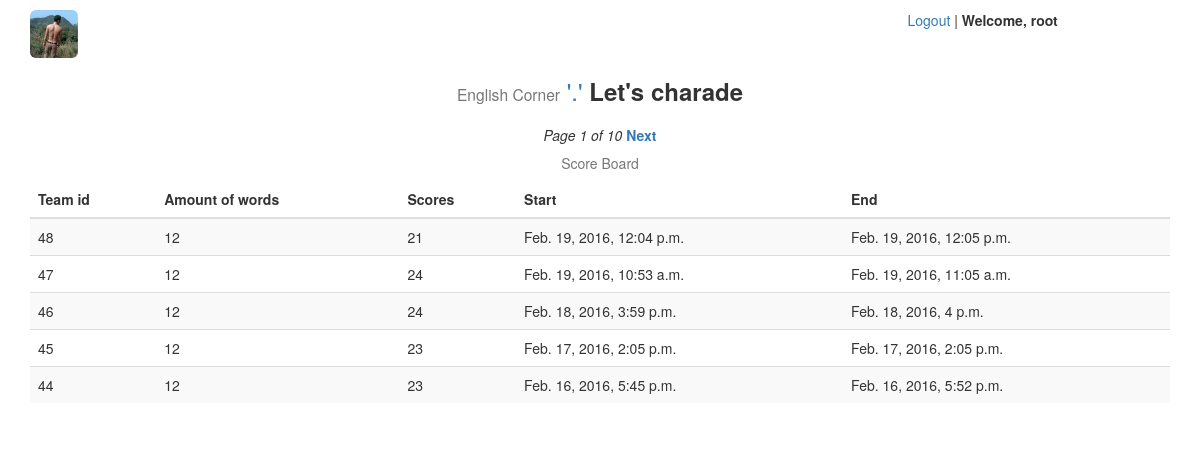
/charade/board/ (signed in), run on the app's committed database.
### charade/models.py (models this page shows, shortened)
@python_2_unicode_compatible
class GameScoreBoard(models.Model):
    amount = models.IntegerField('单词总数', default=0)
    scores = models.IntegerField('总得分', default=0)
    dt_start = models.DateTimeField('开始时间', auto_now_add=True)
    dt_end = models.DateTimeField('结束时间', auto_now=True)

### charade/views.py (the view)
@login_required
def game_board(request):
    game_score_board = GameScoreBoard.objects.order_by('-dt_start')
    paginator = Paginator(game_score_board, 5)
    page = request.GET.get('page')
    try:
        board = paginator.page(page)
    except PageNotAnInteger:
        board = paginator.page(1)
    except EmptyPage:
        board = paginator.page(paginator.num_pages)
    context = {'board': board}
    return render(request, 'charade/board.html', context)

### charade/templates/charade/board.html (shortened to what this page needs)
{% extends 'charade/base.html' %}
{% load i18n %}
{% block content %}
{% if board %}
<div class="row text-center">
    <em>Page {{ board.number }} of {{ board.paginator.num_pages }}</em>
    {% if board.has_next %}
    <strong>
        <a href="?page={{ board.next_page_number }}">{% trans 'Next' %}</a>
    </strong>
    {% endif %}
</div>
<div class="table-responsive">
    <table class="table table-striped">
        <caption class="text-center">{% trans 'Score Board' %}</caption>
        <thead>
            <tr>
                <th>{% trans 'Team id' %}</th>
                <th>{% trans 'Amount of words' %}</th>
                <th>{% trans 'Scores' %}</th>
                <th>{% trans 'Start' %}</th>
                <th>{% trans 'End' %}</th>
            </tr>
        </thead>
        <tbody>
        {% for b in board %}
            <tr>
                <td>{{ b.id }}</a></td>
                <td>{{ b.amount }}</a></td>
                <td>{{ b.scores }}</a></td>
                <td>{{ b.dt_start }}</a></td>
                <td>{{ b.dt_end }}</a></td>
            </tr>
        {% endfor %}
        </tbody>
    </table>
</div>
{% else %}
<div class="row">
    <h1><p class="text-danger text-center">{% trans 'Not available' %}.</p></h1>
</div>
{% endif %}
{% endblock %}

### charade/templates/charade/base.html (shortened to what this page needs)
{% load i18n staticfiles %}
<!DOCTYPE html>
<html xmlns="http://www.w3.org/1999/xhtml">
<head>
    <link rel="stylesheet" href="{% static 'charade/css/bootstrap.min.css' %}">
    <link rel="stylesheet" href="{% static 'charade/css/charade-base.css' %}">
</head>
<body>
<div class="container">
    <div class="row">
    </div>
    <div class="row">
        <div class="col-xs-3 col-sm-3">
            <a href="/">
                <img class="img-rounded img-avatar" src="{% static 'charade/images/avatar.jpg' %}" alt="Home" title="Back Home? Click me."></img>
            </a>
        </div>
        <div class="col-xs-6 col-sm-6">
        </div>
        <div class="col-xs-3 col-sm-3">
        {% if user.is_authenticated %}
            <a href="{% url 'accounts:logout' %}" title="logout">{% trans 'Logout' %}</a>
            |<strong>
            {% trans 'Welcome' %}, {{ user.username }}
            </strong>
        {% endif %}
        </div>
    </div>
    <div class="row">
        <div class="col-xs-3 col-sm-3">
        </div>
        <div class="col-xs-6 col-sm-6">
            <h3 id="tips" class="text-center">
                <small id="tips1">English Corner</small>
                <a href="{% url 'charade:show_about' %}" title="About">'.'</a>
                <strong id="tips2">Let's charade</strong>
            </h3>
        </div>
        <div class="col-xs-3 col-sm-3">
        </div>
    </div>
    <div class="row">
        <div class="col-xs-6 col-sm-6">
        </div>
        <div class="col-xs-6 col-sm-6">
        </div>
    </div>
    {% block content %}{% endblock %}
</div>
</body>
</html>

### charade/static/charade/css/charade-base.css (style rules this page uses)
.img-avatar { width: 48px; height: 48px; }

### data on the page
GameScoreBoard: id "48", amount "12", scores "21", dt_start "Feb. 19, 2016, 12:04 p.m.", dt_end "Feb. 19, 2016, 12:05 p.m."
GameScoreBoard: id "47", amount "12", scores "24", dt_start "Feb. 19, 2016, 10:53 a.m.", dt_end "Feb. 19, 2016, 11:05 a.m."
GameScoreBoard: id "46", amount "12", scores "24", dt_start "Feb. 18, 2016, 3:59 p.m.", dt_end "Feb. 18, 2016, 4 p.m."
GameScoreBoard: id "45", amount "12", scores "23", dt_start "Feb. 17, 2016, 2:05 p.m.", dt_end "Feb. 17, 2016, 2:05 p.m."
GameScoreBoard: id "44", amount "12", scores "23", dt_start "Feb. 16, 2016, 5:45 p.m.", dt_end "Feb. 16, 2016, 5:52 p.m."

### other printed values
{{ user.username }} "root"
{{ board.number }} "1"
{{ board.paginator.num_pages }} "10"
